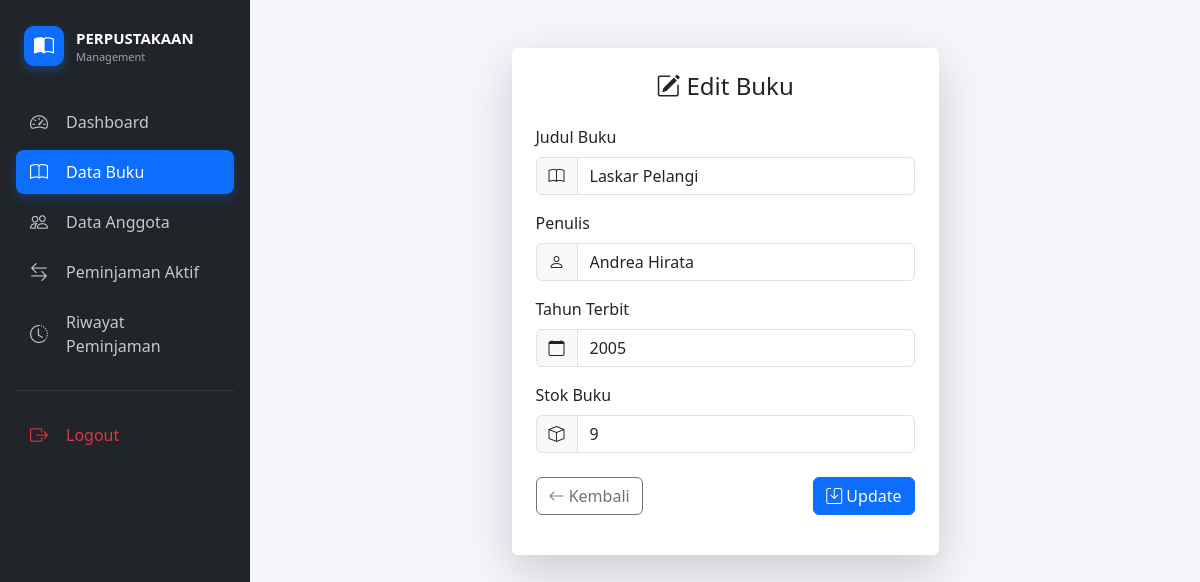
Screenshot of /buku/edit.php?id=14 with the database file from the repository.
### tables this page shows
CREATE TABLE `buku` (
  `id` int(11) NOT NULL,
  `judul` varchar(100) DEFAULT NULL,
  `penulis` varchar(100) DEFAULT NULL,
  `tahun` int(11) DEFAULT NULL,
  `status` varchar(20) DEFAULT 'tersedia',
  `stok` int(11) DEFAULT 1
);

### buku/edit.php (the view, shortened to what this page needs)
<?php
include '../config/koneksi.php';
include '../navbar.php';
$id   = $_GET['id'];
$data = mysqli_query($koneksi, "SELECT * FROM buku WHERE id='$id'");
$b    = mysqli_fetch_assoc($data);
?>
<div class="container mt-4">
<div class="row justify-content-center">
<div class="col-md-6">
<div class="card shadow-lg border-0">
<div class="card-body p-4">
<h4 class="text-center mb-4">
<i class="bi bi-pencil-square"></i> Edit Buku
</h4>
<form action="proses.php" method="post">
<div class="mb-3">
<label class="form-label">Judul Buku</label>
<div class="input-group">
<span class="input-group-text">
<i class="bi bi-book"></i>
</span>
<input type="text"
name="judul"
class="form-control"
value="<?= $b['judul'] ?>"
required>
</div>
</div>
<div class="mb-3">
<label class="form-label">Penulis</label>
<div class="input-group">
<span class="input-group-text">
<i class="bi bi-person"></i>
</span>
<input type="text"
name="penulis"
class="form-control"
value="<?= $b['penulis'] ?>"
required>
</div>
</div>
<div class="mb-3">
<label class="form-label">Tahun Terbit</label>
<div class="input-group">
<span class="input-group-text">
<i class="bi bi-calendar"></i>
</span>
<input type="number"
name="tahun"
class="form-control"
value="<?= $b['tahun'] ?>"
required>
</div>
</div>
<div class="mb-4">
<label class="form-label">Stok Buku</label>
<div class="input-group">
<span class="input-group-text">
<i class="bi bi-box"></i>
</span>
<input type="number"
name="stok"
class="form-control"
value="<?= $b['stok'] ?>"
min="0"
required>
</div>
</div>
<div class="d-flex justify-content-between">
<a href="index.php" class="btn btn-outline-secondary">
<i class="bi bi-arrow-left"></i> Kembali
</a>
<button type="submit" name="update" class="btn btn-primary">
<i class="bi bi-save"></i> Update
</button>
</div>
</form>
</div>
</div>
</div>
</div>
</div>

### rows the page displays
buku: judul "Laskar Pelangi", penulis "Andrea Hirata", tahun "2005", stok "9"
